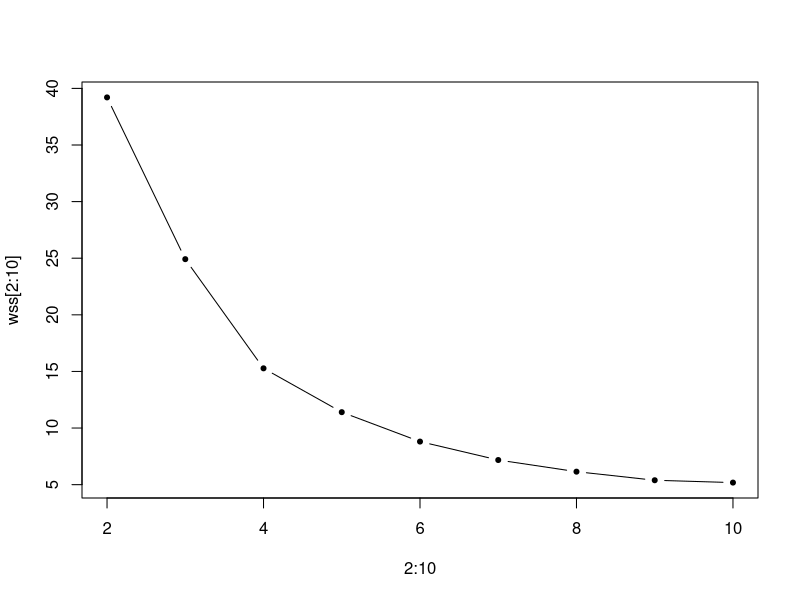
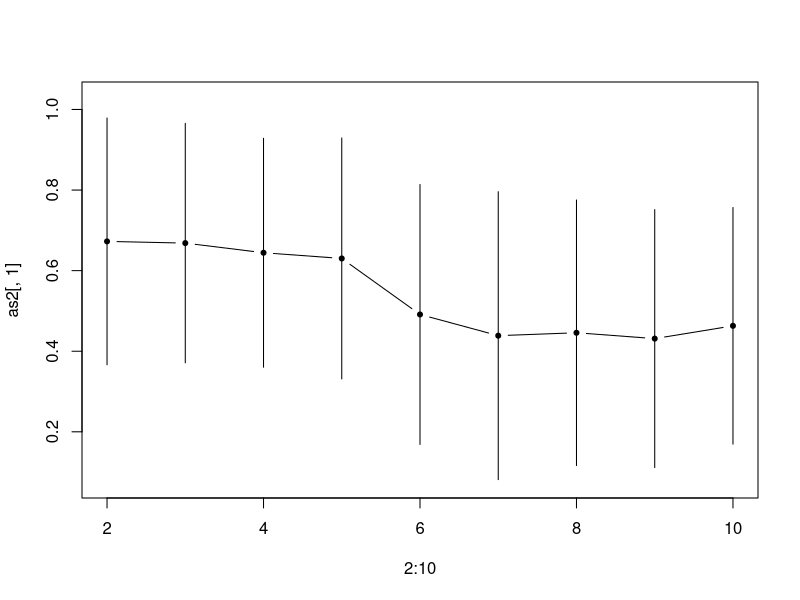
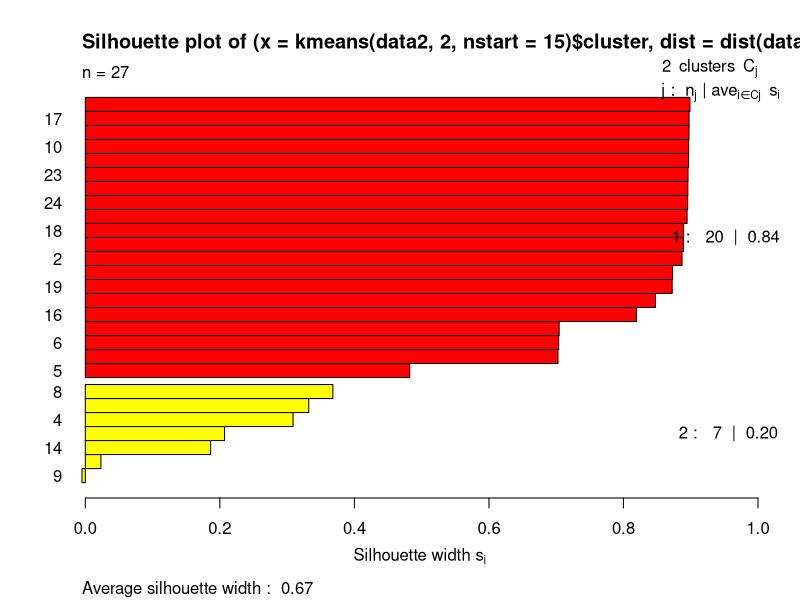
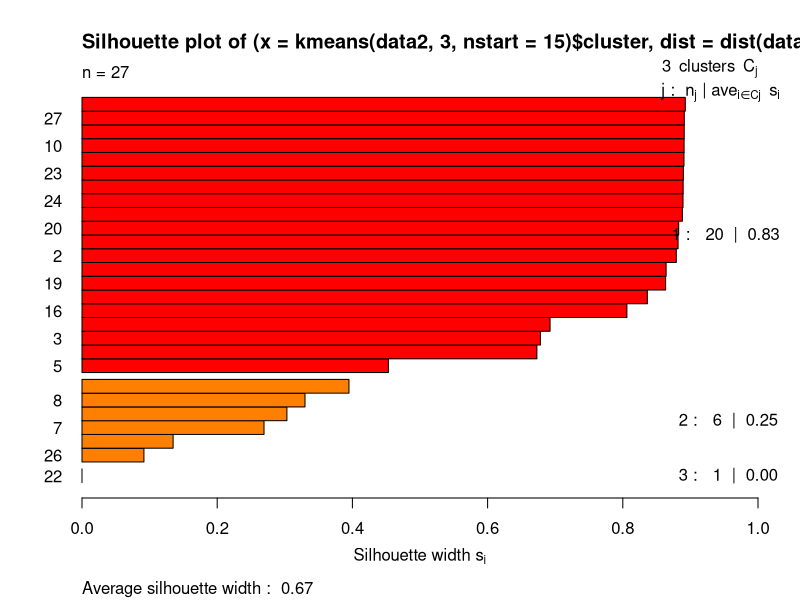
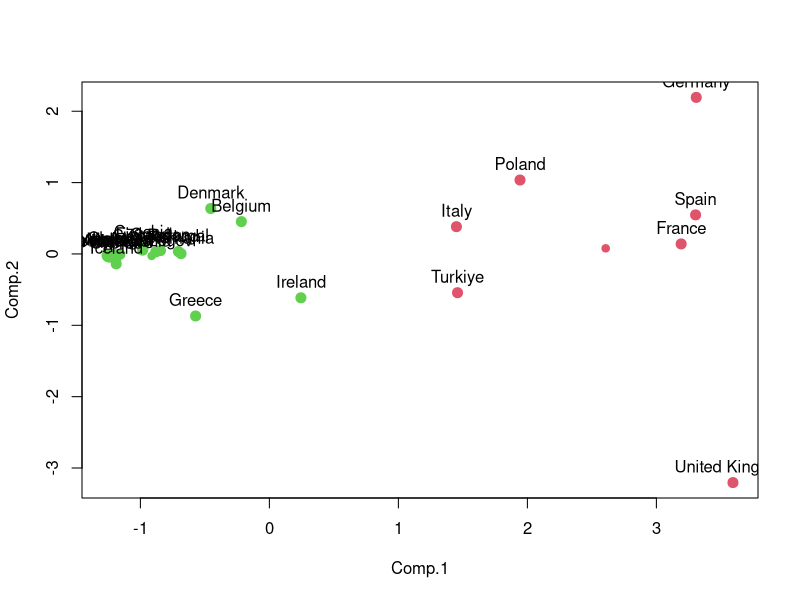
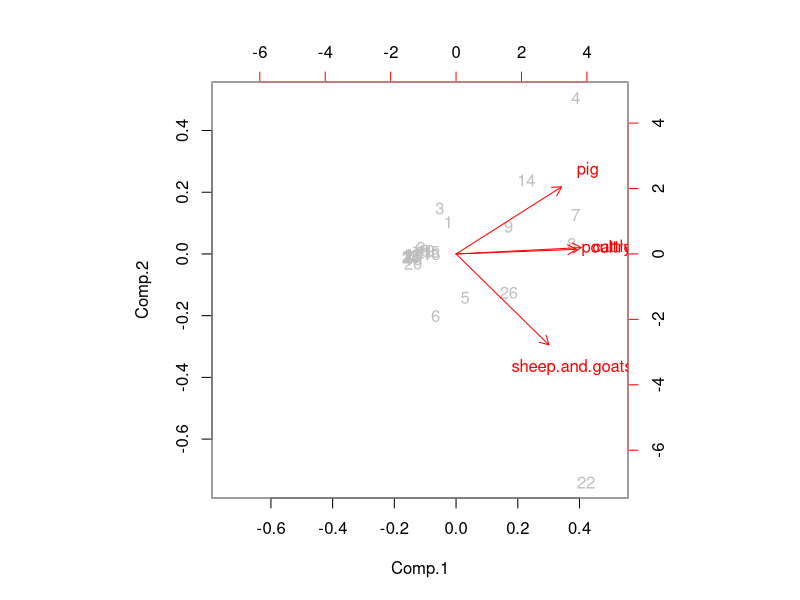
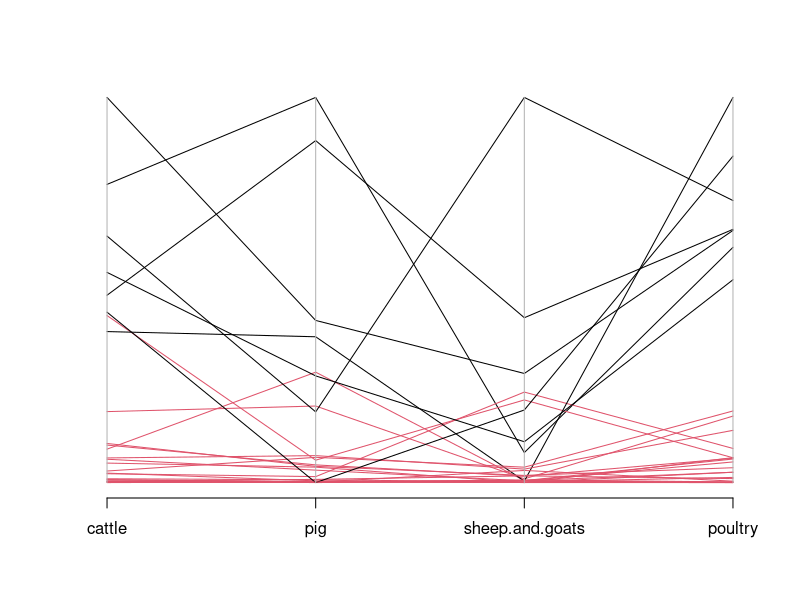
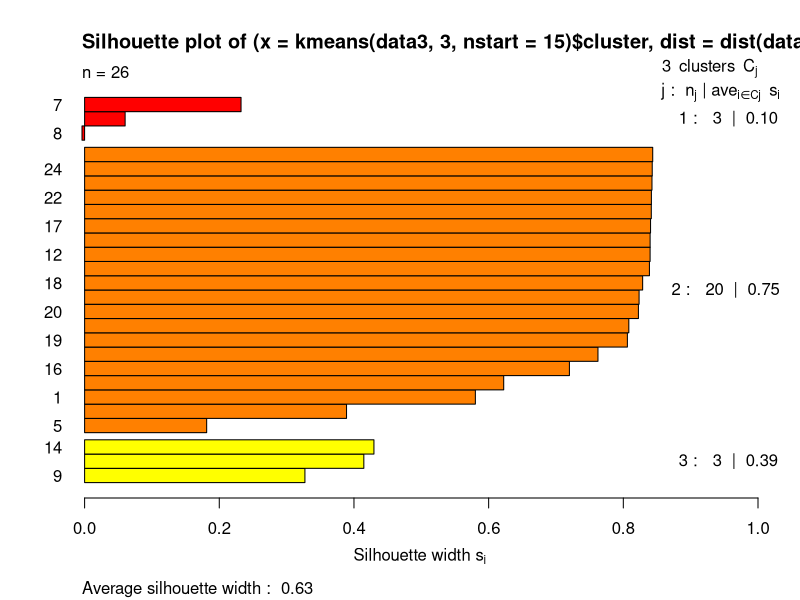

Recreate these plots in R, in order. (Note: this script raises an error after producing the figures.)
data <- read.csv("tabella.csv",na.strings=c(":"))
data1 <- data[rowSums(is.na(data)) == 0,]
rownames(data1)=NULL
data2 <- scale(data1[,-(1)])

#tolgo l'oss united kingdom
data1.22 <- data1[-22,]
rownames(data1.22)=NULL
data3 <- scale(data1.22[,-(1)])

library(cluster)
library(MASS)

#METODO k-means------------------------------------------------------

#Osserviamo l’andamento della somma totale dei quadrati delle distanze di ogni cluster dal metodo k-means.
wss=rep(0,10)
for(k in 2:10){
  wss[k]=kmeans(data2,k,nstart=15)$tot.withinss
}
plot(2:10,wss[2:10],type="b",pch=20)

#L’andamento della silhouette
as=matrix(ncol=2,nrow=10)
for(k in 2:10){
  cl=kmeans(data2,k,nstart=15)$cluster
  as[k,1]=mean(silhouette(cl,dist(data2))[,3])
  as[k,2]=sd(silhouette(cl,dist(data2))[,3])
}

as2=as[2:10,]
ymin=min(as2[,1])-max(as2[,2])
ymax=max(as2[,1])+max(as2[,2])
plot(2:10,as2[,1],type="b",pch=20,ylim=c(ymin,ymax))
segments(2:10,as2[,1]-as2[,2],2:10,as2[,1]+as2[,2])

#Esaminiamo la silhouette nei casi k=2,3,4
plot(silhouette(kmeans(data2,2,nstart=15)$cluster,dist(data2)),col=heat.colors(2),border=par("fg"))
plot(silhouette(kmeans(data2,3,nstart=15)$cluster,dist(data2)),col=heat.colors(3),border=par("fg"))

#pca k=2 data2
k=2
data2.km=kmeans(data2,k,nstart=15)
data2.pca=princomp(data2)
plot(data2.pca$scores,col=1+data2.km$cluster,pch=20,cex=2)
points(predict(data2.pca,data2.km$centers),col=2:(k+1),pch=19)
text(data2.pca$scores,labels=as.character(data1$geo),pos=3)
biplot(data2.pca,col=c("gray","red"))

parcoord(data2,col=as.numeric(data2.km$cluster))

#silhouette k=3 data3
plot(silhouette(kmeans(data3,3,nstart=15)$cluster,dist(data3)),col=heat.colors(3),border=par("fg"))

#pca k=3 data3
k=3
data3.km=kmeans(data3,k,nstart=15)
data3.pca=princomp(data3)
plot(data3.pca$scores,col=1+data3.km$cluster,pch=20,cex=2)
points(predict(data3.pca,data3.km$centers),col=2:(k+1),pch=19)
text(data3.pca$scores,labels=as.character(data1.22$geo),pos=3)
biplot(data3.pca,col=c("gray","red"))

parcoord(data3,col=as.numeric(data3.km$cluster))

#METODO pam------------------------------------------------------

c=rep(0,10)
for(i in 2:10){
  c[i]=pam(data2,i)$silinfo$avg.width
}
plot(2:10,c[2:10],type="b",pch=19)

data2.pam=pam(data2,2)
plot(data2.pam)

#proviamo a cambiare la tipologia di distanza - manhattan

c=rep(0,10)
for(i in 2:10){
  c[i]=pam(data2,i,metric="manhattan")$silinfo$avg.width
}
plot(2:10,c[2:10],type="b",pch=19)

data2.pam2=pam(data2,2,metric="manhattan")
plot(data2.pam2) #meglio perchè l'osservazione 7 viene ceduta all'altro cluster
#con 3 cluster e data3 non vengono risultati sensati come per la distanza euclidea

data3.pam3=pam(data2,2,metric="manhattan") #stesso problema con l'oss 22
plot(data3.pam3)

data3.pam3=pam(data3,3) #proviamo a toglierla
plot(data3.pam3)
data3.pam3=pam(data3,4) #il risultato con 3 non era buono e con 4 neppure lo è
plot(data3.pam3)

plot(data2.pca$scores,col=1+data2.pam2$clustering,pch=20,cex=2) #qui vediamo che funziona come il kmenas con due cluster

parcoord(data2,col=as.numeric(data2.pam2$cluster))

#biplot
data3.pca=princomp(data3)
biplot(data3.pca)
#proviamo a dare un senso
parcoord(data2.pca$scores,col=as.numeric(data3.pam2$clustering))
parcoord(data3.pca$scores[,1:2],col=as.numeric(data3.pam2$clustering))

#METODI GERARCHICI---------------------------------------------------
d<-dist(data2) # distanza euclidea
#d<-dist(data2)^2 # distanza euclidea quadrata
#d<-dist(data2,method="maximum")   # distanza del massimo
#d<-dist(data2,method="manhattan") # distanza manhattan

data.hc=hclust(d) # complete linkage
#data.hc=hclust(d,method="single") # single linkage
#data.hc=hclust(d,method="average") # average linkage

plot(data.hc,hang=-1,cex=0.8)

k=2
data.cut=cutree(data.hc,k)
plot(silhouette(data.cut,d),col=heat.colors(k),border=par("fg"))

#------------------------------------------
#d<-dist(data3) # distanza euclidea
#d<-dist(data3)^2 # distanza euclidea quadrata
#d<-dist(data3,method="maximum")   # distanza del massimo
d<-dist(data3,method="manhattan") # distanza manhattan

#data.hc=hclust(d) # complete linkage
#data.hc=hclust(d,method="single") # single linkage
data.hc=hclust(d,method="average") # average linkage

plot(data.hc,hang=-1,cex=0.8)

k=3
data.cut=cutree(data.hc,k)
plot(silhouette(data.cut,d),col=heat.colors(k),border=par("fg"))
#------------------------------------------------------------------
k=3
d<-dist(data3,method="manhattan")
data.hc=hclust(d,method="average")
data.cut=cutree(data.hc,k)

data3.pca=princomp(data3)
plot(data3.pca$scores,col=1+data.cut,pch=20,cex=2)
#points(data3.pca$scores,col=1+as.integer(iris$Species),pch=20,cex=2)
text(data3.pca$scores,labels=as.character(data1[-22,]$geo),pos=3,cex=1)

parcoord(data3,col=data.cut)




